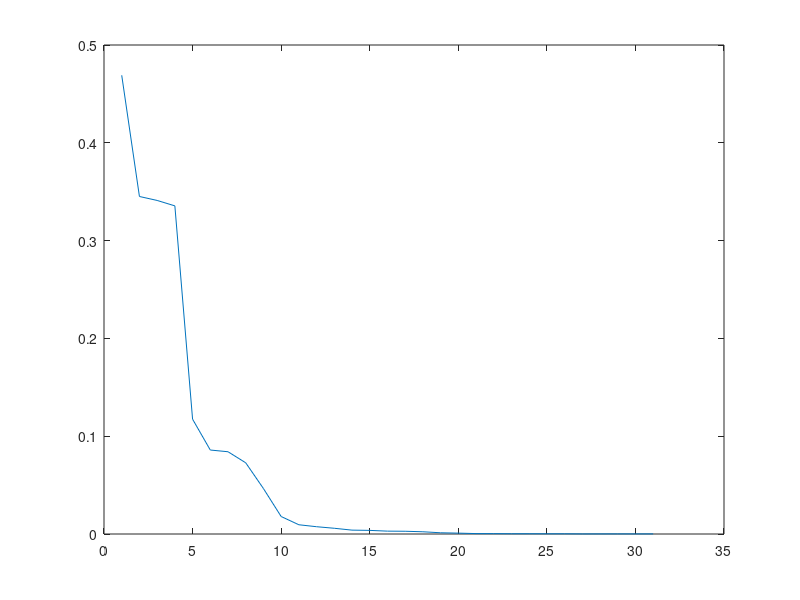
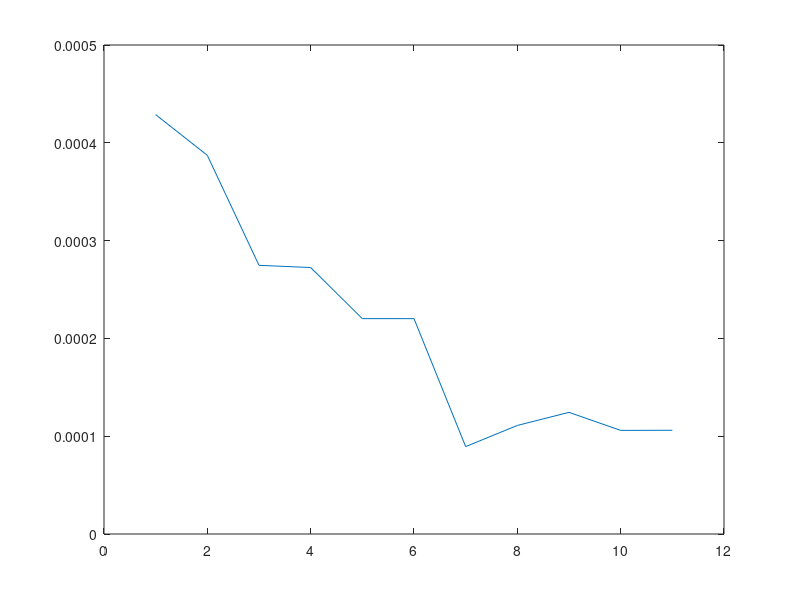

MATLAB code to generate these figures, in order:
#Sequential Bayesian
#Wn=0.001*randn(1,20);
clc
clear all
close all
i=0
np=4; #number of parameters
p=[0.1 0.2 0.3 0.4]';
pe=zeros(np,1);
#M=p*p'; #pxp matrix
w1=2*pi*0.1;
w2=2*pi*0.2;
var_n=0.00001;
Ip=eye(np);
alpha=0.001;
M=alpha*Ip;
max_num_iterations=10000;
epsilon_er=100000;
err_vector=null(max_num_iterations,1);
while(epsilon_er>0.00001 && i!=max_num_iterations)
#while (i<10)
  Wn=var_n*randn;
  h=[cos(w1*i) sin(w1*i) cos(w2*i) sin(w2*i)]'; #h[n]
  x=h'*p+Wn;   #x[n]
  xe=h'*pe;   #x[b] Estimated 
  e=x-xe;     #error of my estimation
  Knum=M*h;   #it is a vector
  Kden=h'*M*h+var_n; #Kdenominator
  K=(1/Kden)*Knum;
  pe=pe+e*K;  #update the estimation
  M=Ip-K*h'*M
  i=i+1;
  epsilon_er=abs(e);
  err_vector(i)=norm(p-pe);
endwhile
i
epsilon_er
pe
plot(err_vector)
figure
new_vector=err_vector((length(err_vector)-10:length(err_vector)));
plot(new_vector)
